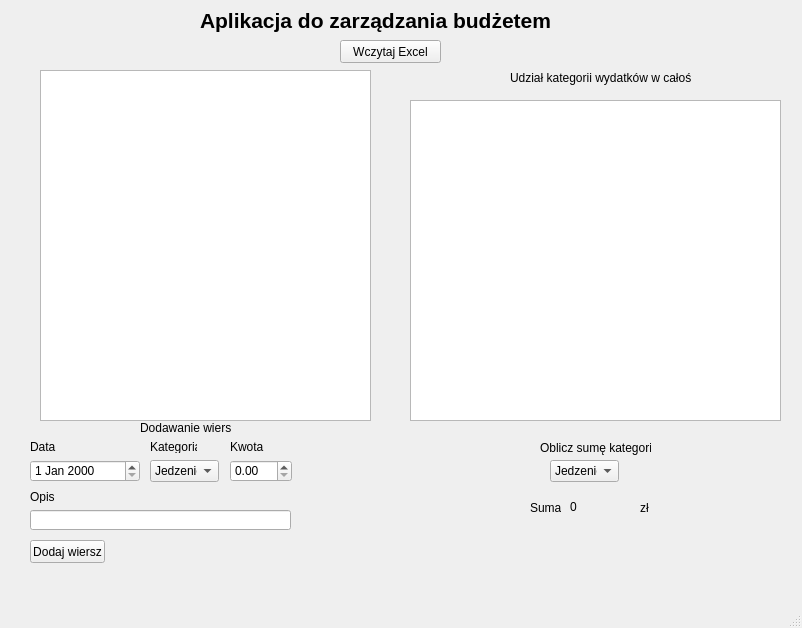
<?xml version="1.0" encoding="UTF-8"?>
<ui version="4.0">
 <class>MainWindow</class>
 <widget class="QMainWindow" name="MainWindow">
  <property name="geometry">
   <rect>
    <x>0</x>
    <y>0</y>
    <width>802</width>
    <height>628</height>
   </rect>
  </property>
  <property name="windowTitle">
   <string>MainWindow</string>
  </property>
  <widget class="QWidget" name="centralwidget">
   <widget class="QLabel" name="label">
    <property name="geometry">
     <rect>
      <x>200</x>
      <y>0</y>
      <width>371</width>
      <height>41</height>
     </rect>
    </property>
    <property name="font">
     <font>
      <pointsize>16</pointsize>
      <weight>75</weight>
      <bold>true</bold>
     </font>
    </property>
    <property name="text">
     <string>Aplikacja do zarządzania budżetem</string>
    </property>
   </widget>
   <widget class="QPushButton" name="pushButton">
    <property name="geometry">
     <rect>
      <x>340</x>
      <y>40</y>
      <width>101</width>
      <height>23</height>
     </rect>
    </property>
    <property name="text">
     <string>Wczytaj Excel</string>
    </property>
   </widget>
   <widget class="QTableView" name="tableView">
    <property name="geometry">
     <rect>
      <x>40</x>
      <y>70</y>
      <width>331</width>
      <height>351</height>
     </rect>
    </property>
   </widget>
   <widget class="QPushButton" name="pushButton_2">
    <property name="geometry">
     <rect>
      <x>30</x>
      <y>540</y>
      <width>75</width>
      <height>23</height>
     </rect>
    </property>
    <property name="text">
     <string>Dodaj wiersz</string>
    </property>
   </widget>
   <widget class="QLabel" name="label_2">
    <property name="geometry">
     <rect>
      <x>140</x>
      <y>420</y>
      <width>91</width>
      <height>16</height>
     </rect>
    </property>
    <property name="text">
     <string>Dodawanie wiersza</string>
    </property>
   </widget>
   <widget class="QDateEdit" name="dateEdit">
    <property name="geometry">
     <rect>
      <x>30</x>
      <y>460</y>
      <width>110</width>
      <height>22</height>
     </rect>
    </property>
   </widget>
   <widget class="QLabel" name="label_3">
    <property name="geometry">
     <rect>
      <x>30</x>
      <y>440</y>
      <width>47</width>
      <height>13</height>
     </rect>
    </property>
    <property name="text">
     <string>Data</string>
    </property>
   </widget>
   <widget class="QComboBox" name="comboBox">
    <property name="geometry">
     <rect>
      <x>150</x>
      <y>460</y>
      <width>69</width>
      <height>22</height>
     </rect>
    </property>
    <item>
     <property name="text">
      <string>Jedzenie</string>
     </property>
    </item>
    <item>
     <property name="text">
      <string>Rozrywka</string>
     </property>
    </item>
    <item>
     <property name="text">
      <string>Rachunki</string>
     </property>
    </item>
   </widget>
   <widget class="QLabel" name="label_4">
    <property name="geometry">
     <rect>
      <x>150</x>
      <y>440</y>
      <width>47</width>
      <height>13</height>
     </rect>
    </property>
    <property name="text">
     <string>Kategoria</string>
    </property>
   </widget>
   <widget class="QLabel" name="label_5">
    <property name="geometry">
     <rect>
      <x>230</x>
      <y>440</y>
      <width>47</width>
      <height>13</height>
     </rect>
    </property>
    <property name="text">
     <string>Kwota</string>
    </property>
   </widget>
   <widget class="QDoubleSpinBox" name="doubleSpinBox">
    <property name="geometry">
     <rect>
      <x>230</x>
      <y>460</y>
      <width>62</width>
      <height>22</height>
     </rect>
    </property>
   </widget>
   <widget class="QLabel" name="label_6">
    <property name="geometry">
     <rect>
      <x>30</x>
      <y>490</y>
      <width>47</width>
      <height>13</height>
     </rect>
    </property>
    <property name="text">
     <string>Opis</string>
    </property>
   </widget>
   <widget class="QLineEdit" name="lineEdit">
    <property name="geometry">
     <rect>
      <x>30</x>
      <y>510</y>
      <width>261</width>
      <height>20</height>
     </rect>
    </property>
   </widget>
   <widget class="QColumnView" name="columnView">
    <property name="geometry">
     <rect>
      <x>410</x>
      <y>100</y>
      <width>371</width>
      <height>321</height>
     </rect>
    </property>
   </widget>
   <widget class="QLabel" name="label_7">
    <property name="geometry">
     <rect>
      <x>510</x>
      <y>70</y>
      <width>181</width>
      <height>16</height>
     </rect>
    </property>
    <property name="text">
     <string>Udział kategorii wydatków w całości</string>
    </property>
   </widget>
   <widget class="QLabel" name="label_8">
    <property name="geometry">
     <rect>
      <x>540</x>
      <y>440</y>
      <width>111</width>
      <height>16</height>
     </rect>
    </property>
    <property name="text">
     <string>Oblicz sumę kategorii</string>
    </property>
   </widget>
   <widget class="QComboBox" name="comboBox_2">
    <property name="geometry">
     <rect>
      <x>550</x>
      <y>460</y>
      <width>69</width>
      <height>22</height>
     </rect>
    </property>
    <item>
     <property name="text">
      <string>Jedzenie</string>
     </property>
    </item>
    <item>
     <property name="text">
      <string>Rozrywka</string>
     </property>
    </item>
    <item>
     <property name="text">
      <string>Rachunki</string>
     </property>
    </item>
   </widget>
   <widget class="QLabel" name="label_9">
    <property name="geometry">
     <rect>
      <x>530</x>
      <y>500</y>
      <width>31</width>
      <height>16</height>
     </rect>
    </property>
    <property name="text">
     <string>Suma:</string>
    </property>
   </widget>
   <widget class="QLabel" name="label_10">
    <property name="geometry">
     <rect>
      <x>570</x>
      <y>500</y>
      <width>47</width>
      <height>13</height>
     </rect>
    </property>
    <property name="text">
     <string>0</string>
    </property>
   </widget>
   <widget class="QLabel" name="label_11">
    <property name="geometry">
     <rect>
      <x>640</x>
      <y>500</y>
      <width>16</width>
      <height>16</height>
     </rect>
    </property>
    <property name="text">
     <string>zł</string>
    </property>
   </widget>
  </widget>
  <widget class="QStatusBar" name="statusbar"/>
 </widget>
 <resources/>
 <connections/>
</ui>
